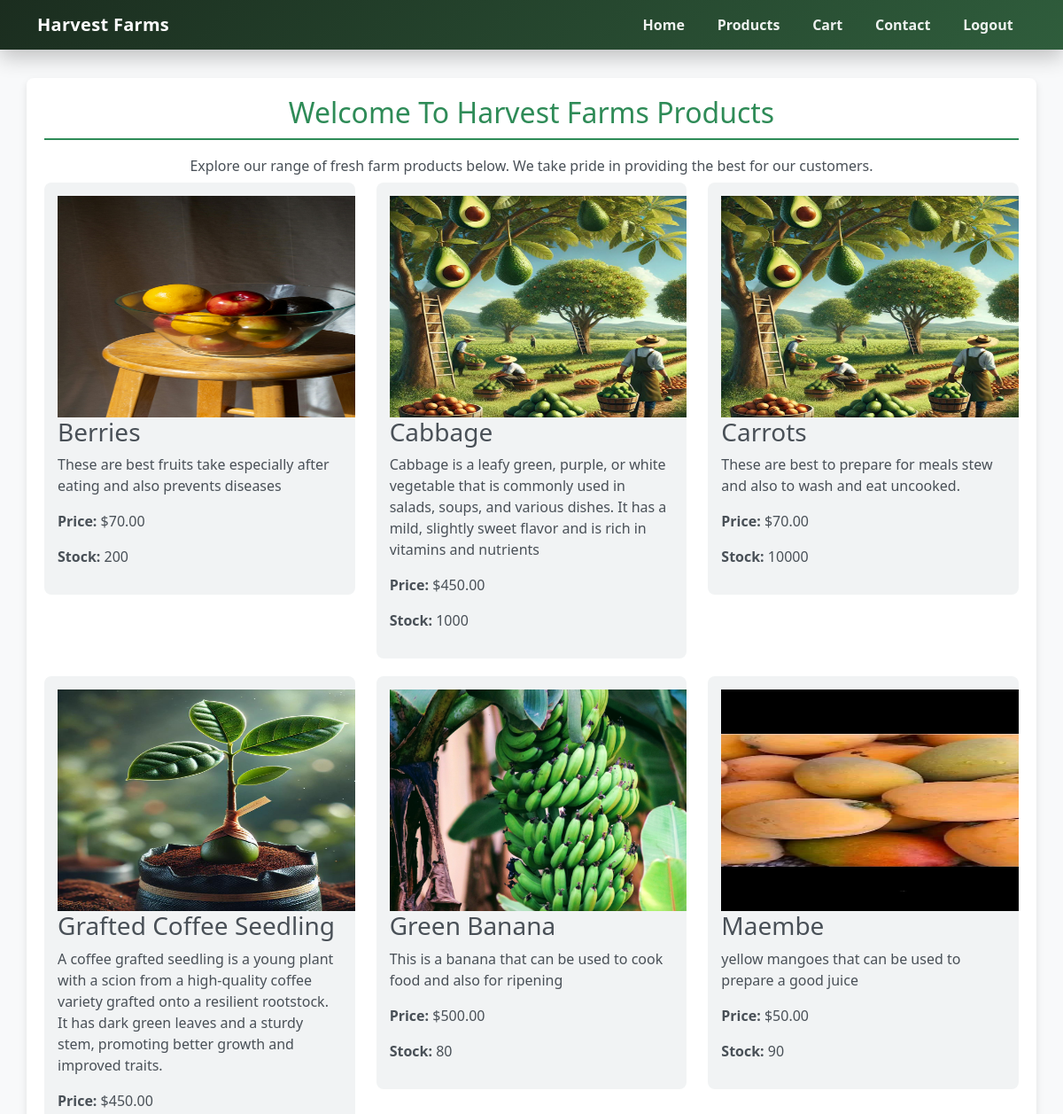
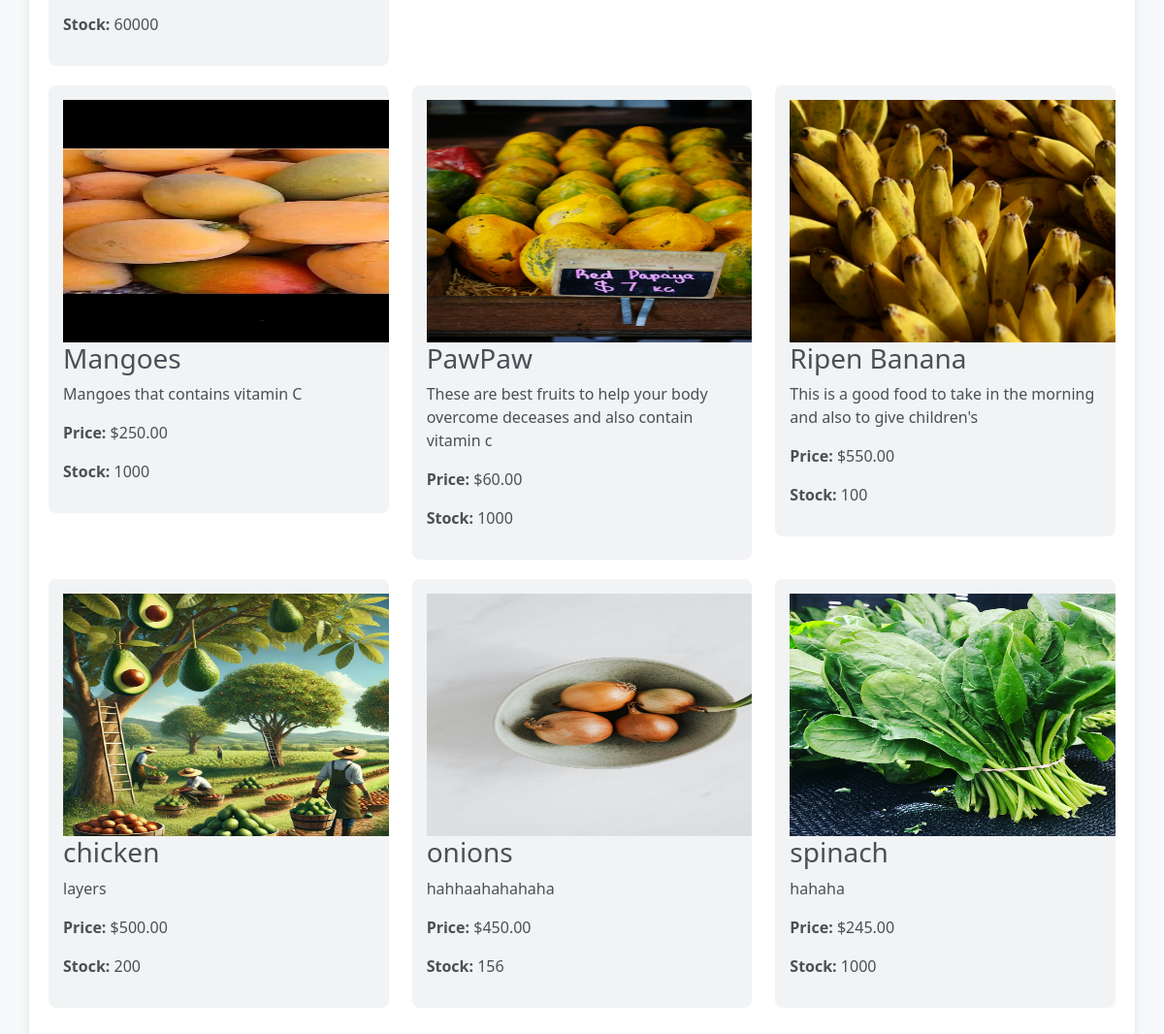
The app's page /shop/ (signed in) with its own data (2 pictures, top to bottom).
### shop/models.py (models this page shows, shortened)
class Product(models.Model):
    name = models.CharField(max_length=200)
    slug = models.SlugField(unique=True ,blank=True)
    description = models.TextField()
    price = models.DecimalField(max_digits=10, decimal_places=2)
    stock = models.PositiveIntegerField(default=0)
    image = models.ImageField(upload_to="products_image/", blank=True, null=True)
    class Meta:
        ordering = ['name']

### shop/views.py (the view)
# urls.py: path('', views.product_list, name='product_list'),  # List products
def product_list(request, category_slug=None):
    category = None
    categories = Category.objects.all()
    products = Product.objects.all()
    if category_slug:
        category = get_object_or_404(Category, slug=category_slug)
        products = products.filter(category=category)
    return render(request, 'shop/product_list.html', {
        'category': category,
        'categories': categories,
        'products': products,
    })

### shop/templates/shop/product_list.html (shortened to what this page needs)
{% load static %}
<!DOCTYPE html>
<html lang="en">
<head>
    <link href="https://cdn.jsdelivr.net/npm/bootstrap@5.3.0/dist/css/bootstrap.min.css" rel="stylesheet">
</head>
<body>
    {% include 'partials/navbar.html' %}
    <div class="container shop-container">
        <h2 class="header">Welcome To Harvest Farms Products</h2>
        <h6>Explore our range of fresh farm products below. We take pride in providing the best for our customers.</h6>
        <div class="row">
            {% for product in products %}
                <div class="col-md-4">
                    <div class="product-item">
                        {% if product.image %}
                            <img src="{{ product.image.url }}" alt="{{ product.name }}" style="width:400px;height:250px" onerror="this.onerror=null;this.src='{% static 'core/images/homepicture.jpg' %}';">
                        {% else %}
                            <img src="{% static 'core/images/homepicture.jpg' %}" alt="No image available" style="width:400px;height:250px">
                        {% endif %}
                        <h3>{{ product.name }}</h3>
                        <p>{{ product.description }}</p>
                        <p><strong>Price:</strong> ${{ product.price }}</p>
                        <p><strong>Stock:</strong> {{ product.stock }}</p>
                    </div>
                </div>
            {% endfor %}
        </div>
    </div>
</body>
</html>

### shop/templates/shop/product_list.html (style rules this page uses)
body { background-color: #f8f9fa; color: #495057; }
.shop-container { background-color: #ffffff; padding: 20px; border-radius: 8px; box-shadow: 0 4px 8px rgba(0, 0, 0, 0.1); margin-top: 2rem; margin-bottom: 2rem; }
.header { color: #2e8b57; border-bottom: 2px solid #2e8b57; margin-bottom: 20px; padding-bottom: 10px; text-align: center; }
h6 { text-align: center; }
.product-item { padding: 15px; margin-bottom: 20px; background-color: #f1f3f4; border-radius: 8px; transition: transform 0.3s, box-shadow 0.3s; position: relative; overflow: hidden; }

### records on screen
Product: image (picture), name "Berries", description "These are best fruits take especially after eating and also prevents diseases", price "70.00", stock "200"
Product: name "Cabbage", description "Cabbage is a leafy green, purple, or white vegetable that is commonly used in salads, soups, and various dishes. It has a mild, slightly sweet flavor and is rich in vitamins and nutrients", price "450.00", stock "1000"
Product: name "Carrots", description "These are best to prepare for meals stew and also to wash and eat uncooked.", price "70.00", stock "10000"
Product: image (picture), name "Grafted Coffee Seedling", description "A coffee grafted seedling is a young plant with a scion from a high-quality coffee variety grafted onto a resilient rootstock. It has dark green leaves and a sturdy stem, promoting better growth and improved traits.", price "450.00", stock "60000"
Product: image (picture), name "Green Banana", description "This is a banana that can be used to cook food and also for ripening", price "500.00", stock "80"
Product: image (picture), name "Maembe", description "yellow mangoes that can be used to prepare a good juice", price "50.00", stock "90"
Product: image (picture), name "Mangoes", description "Mangoes that contains vitamin C", price "250.00", stock "1000"
Product: image (picture), name "PawPaw", description "These are best fruits to help your body overcome deceases and also contain vitamin c", price "60.00", stock "1000"
Product: image (picture), name "Ripen Banana", description "This is a good food to take in the morning and also to give children's", price "550.00", stock "100"
Product: name "chicken", description "layers", price "500.00", stock "200"
Product: image (picture), name "onions", description "hahhaahahahaha", price "450.00", stock "156"
Product: image (picture), name "spinach", description "hahaha", price "245.00", stock "1000"
